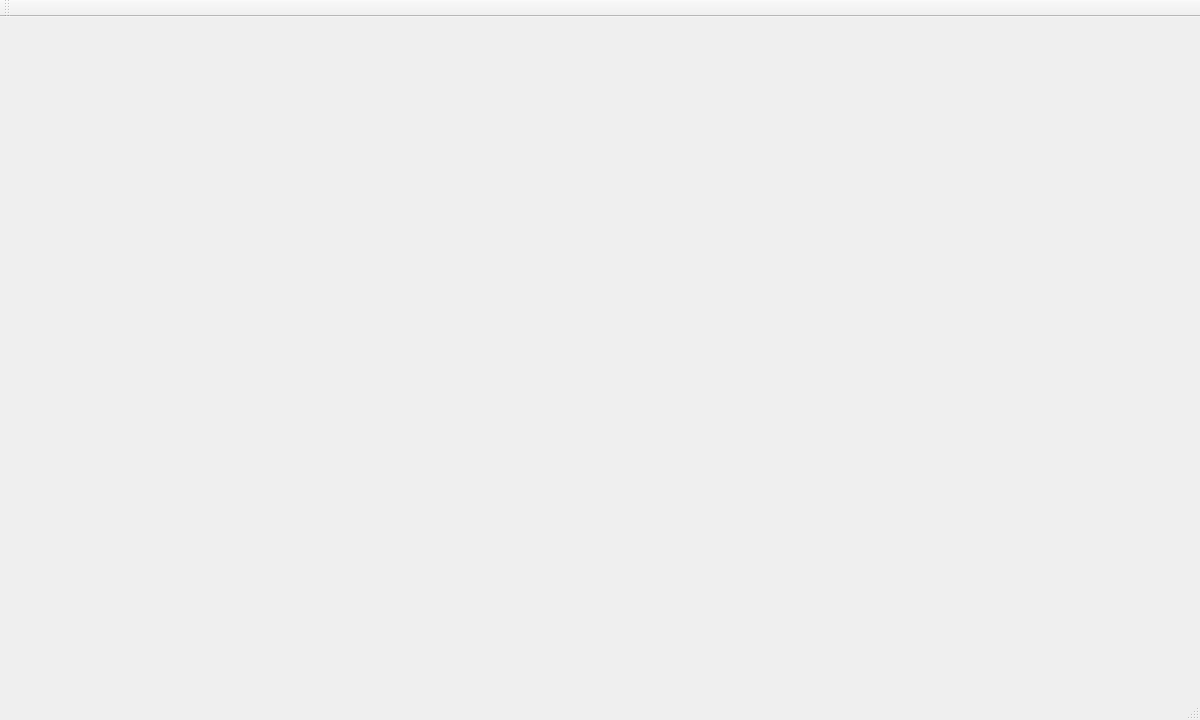
<?xml version="1.0" encoding="UTF-8"?>
<ui version="4.0">
 <class>MainWindowUi</class>
 <widget class="QMainWindow" name="MainWindowUi">
  <property name="geometry">
   <rect>
    <x>0</x>
    <y>0</y>
    <width>1200</width>
    <height>720</height>
   </rect>
  </property>
  <property name="windowTitle">
   <string>色谱工作站</string>
  </property>
  <widget class="QWidget" name="centralwidget">
   <layout class="QVBoxLayout" name="centralLayout">
    <property name="leftMargin">
     <number>0</number>
    </property>
    <property name="topMargin">
     <number>0</number>
    </property>
    <property name="rightMargin">
     <number>0</number>
    </property>
    <property name="bottomMargin">
     <number>0</number>
    </property>
    <item>
     <widget class="cdsw::ChromatogramView" name="chromatogramView" native="true"/>
    </item>
   </layout>
  </widget>
  <widget class="QMenuBar" name="menubar">
   <property name="geometry">
    <rect>
     <x>0</x>
     <y>0</y>
     <width>1200</width>
     <height>21</height>
    </rect>
   </property>
   <widget class="QMenu" name="menuFile">
    <property name="title">
     <string>文件</string>
    </property>
   </widget>
   <widget class="QMenu" name="menuView">
    <property name="title">
     <string>视图</string>
    </property>
   </widget>
   <widget class="QMenu" name="menuHelp">
    <property name="title">
     <string>帮助</string>
    </property>
   </widget>
  </widget>
  <widget class="QStatusBar" name="statusbar"/>
  <widget class="QToolBar" name="toolbar">
   <property name="windowTitle">
    <string>toolbar</string>
   </property>
  </widget>
  <action name="actionImportCsv">
   <property name="text">
    <string>导入 CSV...</string>
   </property>
   <property name="shortcut">
    <string>Ctrl+O</string>
   </property>
  </action>
  <action name="actionRunMethod">
   <property name="text">
    <string>运行方法</string>
   </property>
   <property name="shortcut">
    <string>F5</string>
   </property>
  </action>
  <action name="actionOpenMethod">
   <property name="text">
    <string>打开方法...</string>
   </property>
  </action>
  <action name="actionSaveMethod">
   <property name="text">
    <string>保存方法...</string>
   </property>
  </action>
  <action name="actionExportCsv">
   <property name="text">
    <string>导出 CSV 报告</string>
   </property>
  </action>
  <action name="actionQuit">
   <property name="text">
    <string>退出</string>
   </property>
   <property name="shortcut">
    <string>Ctrl+Q</string>
   </property>
  </action>
  <action name="actionAbout">
   <property name="text">
    <string>关于</string>
   </property>
  </action>
 </widget>
 <customwidgets>
  <customwidget>
   <class>cdsw::ChromatogramView</class>
   <extends>QWidget</extends>
   <header>ui/ChromatogramView.h</header>
  </customwidget>
 </customwidgets>
 <resources/>
 <connections/>
</ui>
